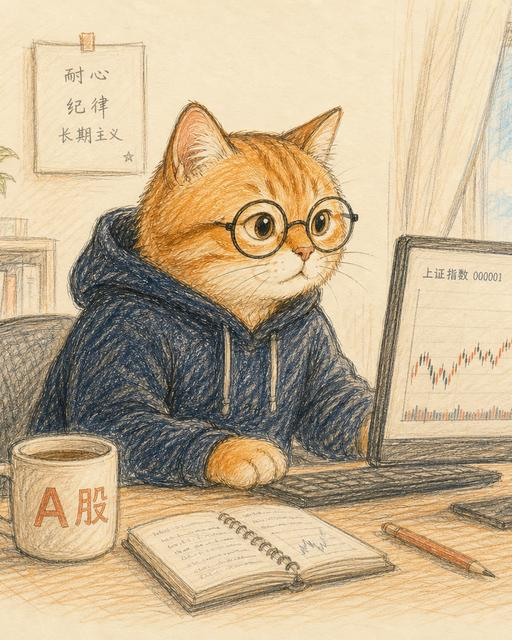
#> input picture images/mascot-day-sketch.jpg, 512 x 640 px
$ python gen-favicon.py
#> lines starting #> are read from the running program, lines starting #| are printed output that depends on the picture
#!/usr/bin/env python3
"""Generate favicon / apple-touch / OG assets from daytime mascot sketch."""
import struct
from pathlib import Path
from PIL import Image
from io import BytesIO

ROOT = Path(__file__).resolve().parents[1]
src = Image.open(ROOT / "images" / "mascot-day-sketch.jpg").convert("RGBA")

# Tight face crop — readable at 16/32
face = src.crop((205, 51, 615, 461))
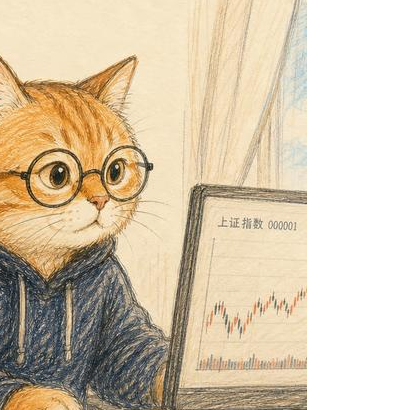
#> face: PIL image 410x410 RGBA; mean R, G, B, A 150.9, 135.7, 111.6, 190.9; transparent parts drawn white
# Wider head+hoodie for apple-touch / OG
wide = src.crop((180, 40, 639, 499))
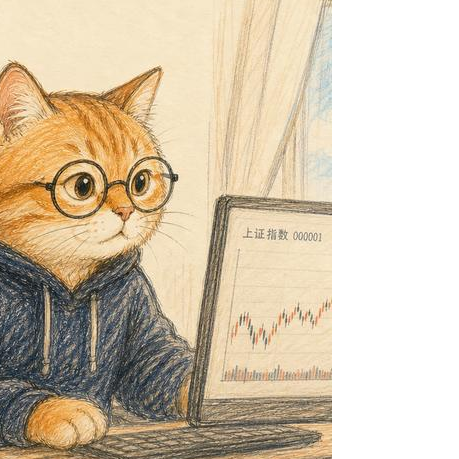
#> wide: PIL image 459x459 RGBA; mean R, G, B, A 141.6, 126.7, 103.4, 184.4; transparent parts drawn white

out = ROOT / "images"


def write_ico(path: Path, images):
    """Write a multi-size ICO (PNG-compressed entries, Vista+)."""
    entries = []
    for im in images:
        buf = BytesIO()
        im.save(buf, format="PNG")
        data = buf.getvalue()
        w, h = im.size
        entries.append((w if w < 256 else 0, h if h < 256 else 0, data))

    count = len(entries)
    # ICONDIR + ICONDIRENTRYs
    offset = 6 + 16 * count
    header = struct.pack("<HHH", 0, 1, count)
    dir_entries = b""
    payloads = b""
    for w, h, data in entries:
        dir_entries += struct.pack(
            "<BBBBHHII",
            w,
            h,
            0,  # color palette
            0,  # reserved
            1,  # color planes
            32,  # bits per pixel
            len(data),
            offset,
        )
        payloads += data
        offset += len(data)
    path.write_bytes(header + dir_entries + payloads)


for name, sz in (("favicon-16.png", 16), ("favicon-32.png", 32), ("favicon-48.png", 48)):
    face.resize((sz, sz), Image.Resampling.LANCZOS).save(out / name, optimize=True)
    print("wrote", name)
#> this loop made 3 passes
#> pass 1, `face.resize((sz, sz), Image.Resampling.LANCZOS).save(out / name, optim..`:
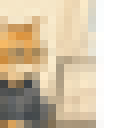
#> saved as favicon-16.png: PIL image 16x16 RGBA (shown 8 times larger); mean R, G, B, A 181.2, 166, 139.5, 190.9; transparent parts drawn white
#> pass 2, `face.resize((sz, sz), Image.Resampling.LANCZOS).save(out / name, optim..`:
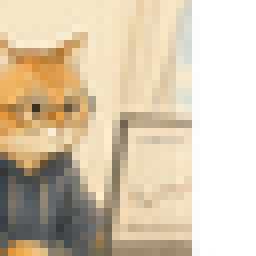
#> saved as favicon-32.png: PIL image 32x32 RGBA (shown 8 times larger); mean R, G, B, A 165.9, 150.3, 125, 190.9; transparent parts drawn white

ico_imgs = [
    face.resize((s, s), Image.Resampling.LANCZOS).convert("RGBA")
    for s in (16, 32, 48)
]
#> ico_imgs = 3 items
write_ico(out / "favicon.ico", ico_imgs)
#> the loop in write_ico, `for im in images:` made 3 passes
#> (w, h) on passes 1 to 3: (16, 16), (32, 32), (48, 48)
#> in write_ico, `count = len(entries)`: count = 3
#> in write_ico, `offset = 6 + 16 * count`: offset = 54
#> the loop in write_ico, `for w, h, data in entries:` made 3 passes
#> (w, h, offset) on passes 1 to 3: (16, 16, 769), (32, 32, 2940), (48, 48, 7410)
#> after the loop in write_ico, `for w, h, data in entries:`: offset = 7410
write_ico(ROOT / "favicon.ico", ico_imgs)
#> the loop in write_ico (call 2), `for im in images:` made 3 passes
#> the loop in write_ico (call 2), `for w, h, data in entries:` made 3 passes
print("wrote favicon.ico (images/ + site root)")

# Classic PNG favicons help Safari/Chrome when ICO is cached or flaky
face.resize((32, 32), Image.Resampling.LANCZOS).save(ROOT / "favicon.png", optimize=True)
face.resize((48, 48), Image.Resampling.LANCZOS).save(out / "favicon.png", optimize=True)
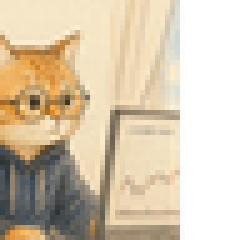
#> saved as favicon.png: PIL image 48x48 RGBA (shown 5 times larger); mean R, G, B, A 160.8, 145.3, 120.5, 190.9; transparent parts drawn white
print("wrote favicon.png (site root 32 + images/ 48)")

wide.resize((180, 180), Image.Resampling.LANCZOS).convert("RGB").save(
    out / "apple-touch-icon.png", format="PNG", optimize=True
)
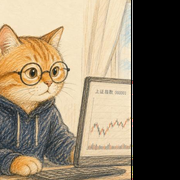
#> saved as apple-touch-icon.png: PIL image 180x180 RGB; mean R, G, B 143.6, 128.6, 105.1
print("wrote apple-touch-icon.png")

og = wide.resize((512, 512), Image.Resampling.LANCZOS).convert("RGB")
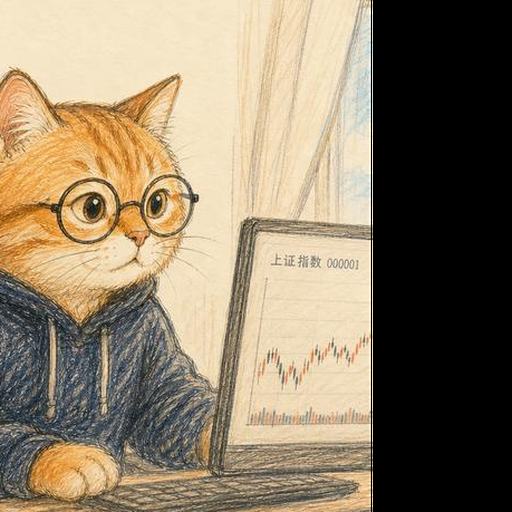
#> og: PIL image 512x512 RGB; mean R, G, B 142.4, 127.4, 104.1
og.save(out / "og-mascot-day.jpg", format="JPEG", quality=88, optimize=True)
print("wrote og-mascot-day.jpg")

raw = (out / "favicon.ico").read_bytes()
count = struct.unpack_from("<H", raw, 4)[0]
print(f"ICO entry count: {count}, bytes: {len(raw)}")
for i in range(count):
    w, h, _, _, _, _, size, off = struct.unpack_from("<BBBBHHII", raw, 6 + i * 16)
    print(f"  entry {i}: {w or 256}x{h or 256} size={size} off={off}")

for p in sorted(
    list(out.glob("favicon*")) + [ROOT / "favicon.png"]
    + list(out.glob("apple-touch*"))
    + list(out.glob("og-mascot*"))
    + [ROOT / "favicon.ico"]
):
#> (the run stopped early here; a loop or call above may not have finished)
